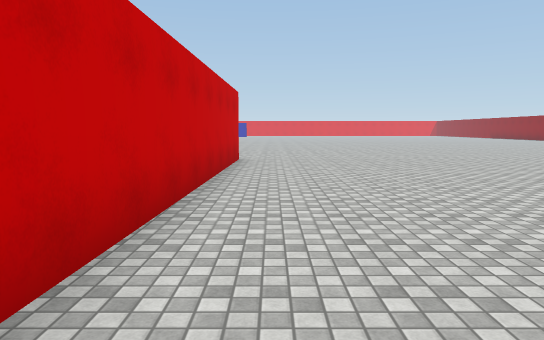
[1] (above)

21 first-person views from a walk through a 3-D level made in the Unity game engine. The camera is 1.5 m above the floor, tilts 6° down and sees 70° across. The floor is counted in squares, 1.8 m on a side. Each view is taken from the middle of a square. On the plan, view 1 faces up. The plan holds only what a view shows up to about 12 squares ahead; the rest is blank. The place goes on beyond the plan. The player is left out. Surface patterns are stand-ins for the level's own textures.

[2]
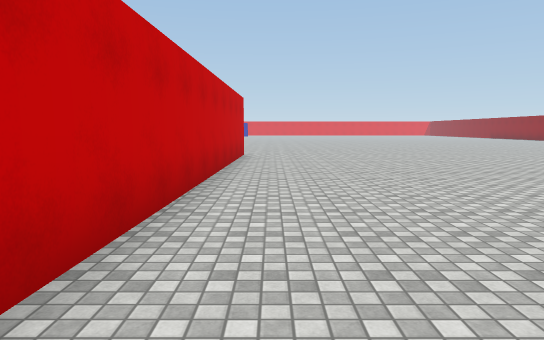

[3]
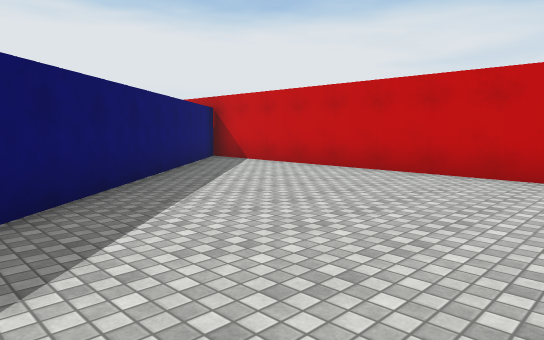

[4]
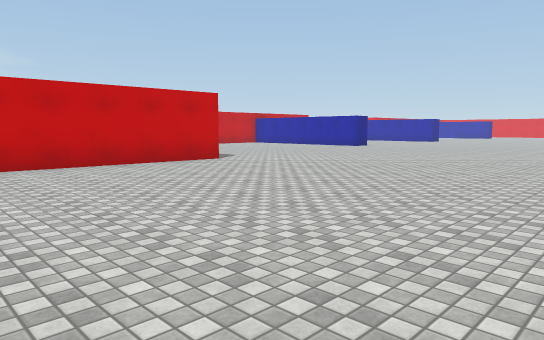

[5]
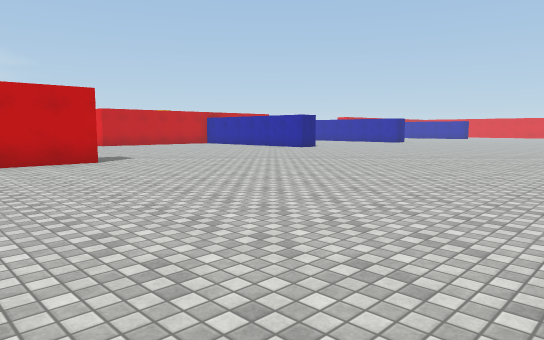

[6]
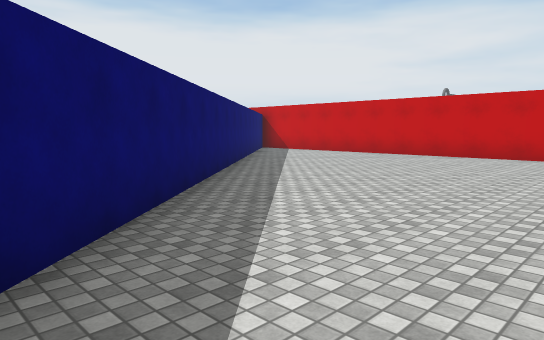

[7]
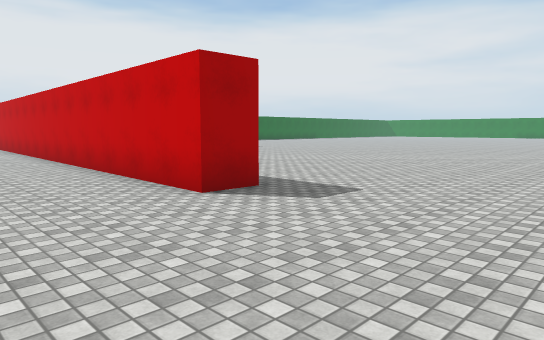

[8]
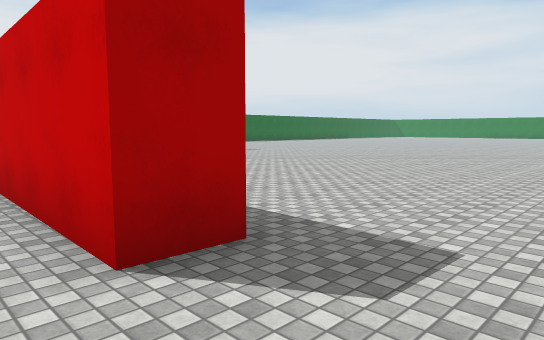

[9]
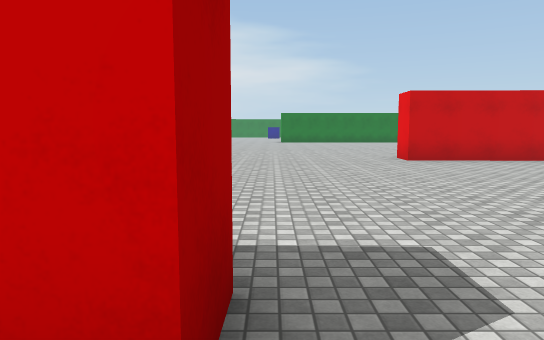

[10]
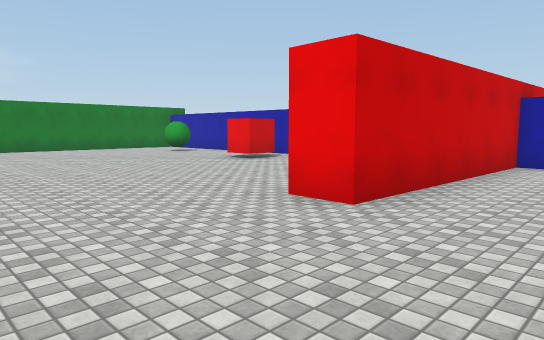

[11]
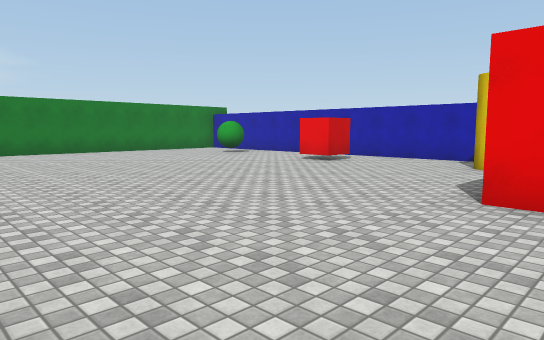

[12]
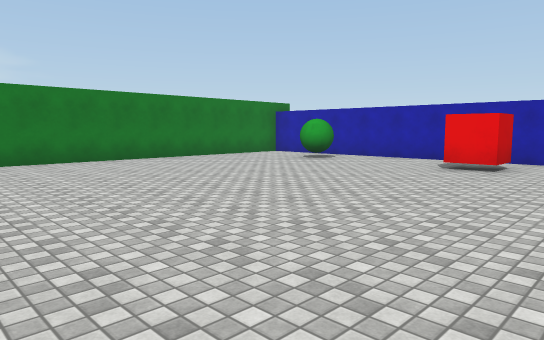

[13]
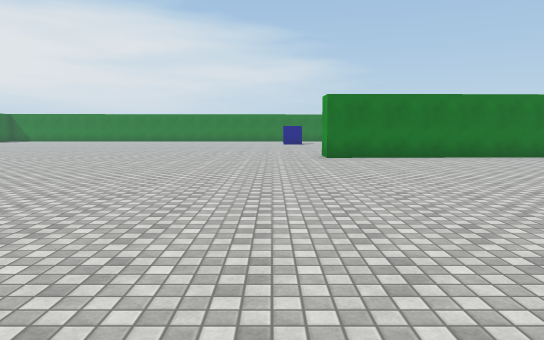

[14]
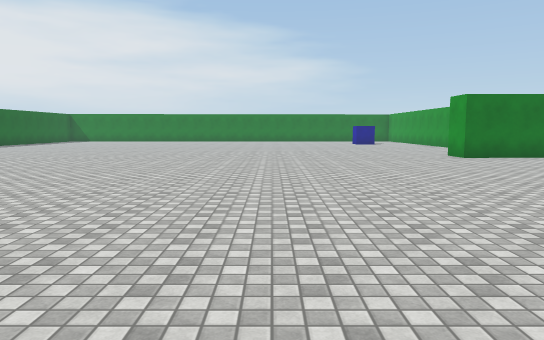

[15]
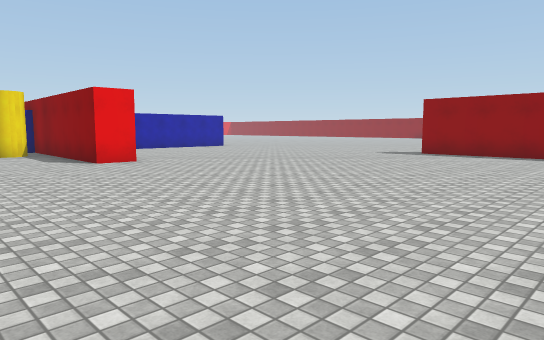

[16]
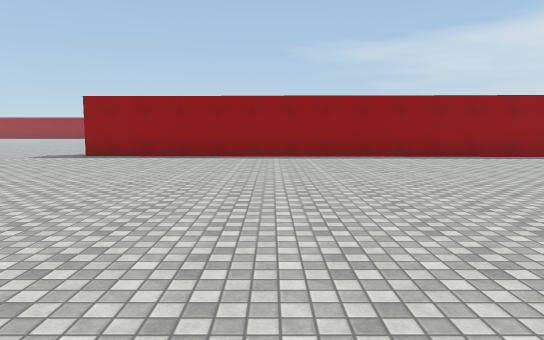

[17]
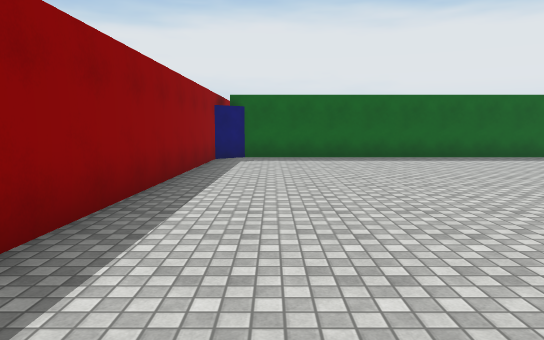

[18]
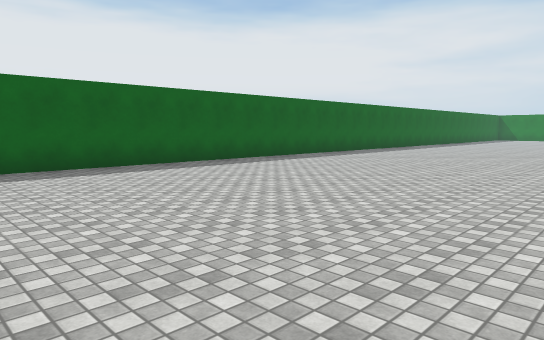

[19]
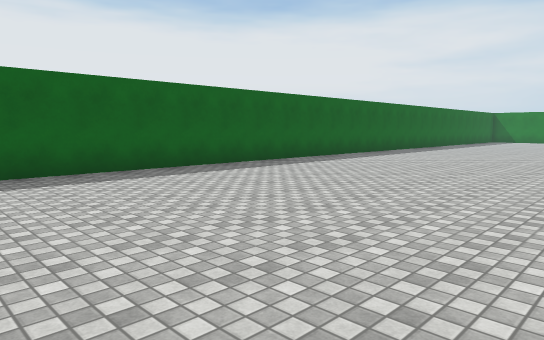

[20]
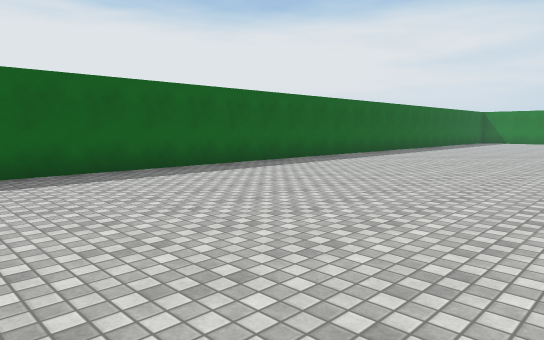

[21]
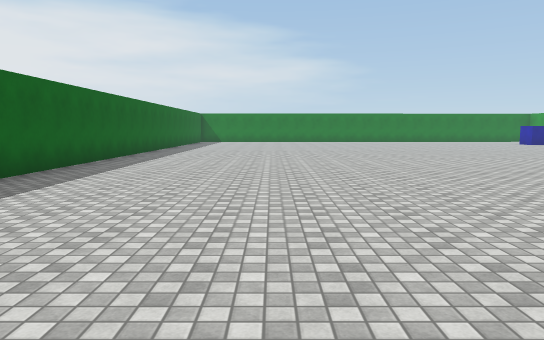

### Floor plan
Points are (right, up) in squares from view 1. A wall is a line through its corners. A room is listed if a view was taken in it or the views show most of it. See-through windows are left out.
Room 1 (views 1, 2, 3, 4, 5, 6, 7, 8, 9, 10, 11, 12, 13, 14, 15, 16, 17, 18, 19, 20, 21)
walls: (-10.2, 20.7) (-10.4, 14.6) (-11.4, 14.7) (-11.3, 18.3); (-13.2, 20.7) (-16.6, 20.7); (-18.1, 20.7) (-20.4, 20.7); (-1.2, -5.8) (10.7, 4.7); (-24.5, 18) (-24.3, 11.6) (-25.2, 11.6); (-26, -7.6) (-3.2, -7.6) (-2.4, -6.9) (-1.9, 10.8) (-0.9, 10.8) (-1.4, -5.7)
objects: green ball (-21, 19); red cube (-17, 19) to (-16, 19); yellow cylinder (-13, 19) to (-12, 19)

Positions as (right, up) in squares from view 1, and headings:
1: (0, 0), facing up
2: (0, -2), facing up
3: (6, 4), facing down-left
4: (8, 4), facing up-left
5: (9, 7), facing up-left
6: (11, 7), facing down-left
7: (2, 15), facing down-left
8: (0, 13), facing down-left
9: (0, 11), facing left
10: (-8, 11), facing up-left
11: (-10, 10), facing up-left
12: (-14, 10), facing up-left
13: (-13, 10), facing left
14: (-13, 6), facing left
15: (-15, 5), facing up-right
16: (-14, 5), facing right
17: (-4, 4), facing down
18: (-7, 1), facing down-left
19: (-12, 0), facing down-left
20: (-14, 0), facing down-left
21: (-14, -3), facing left
